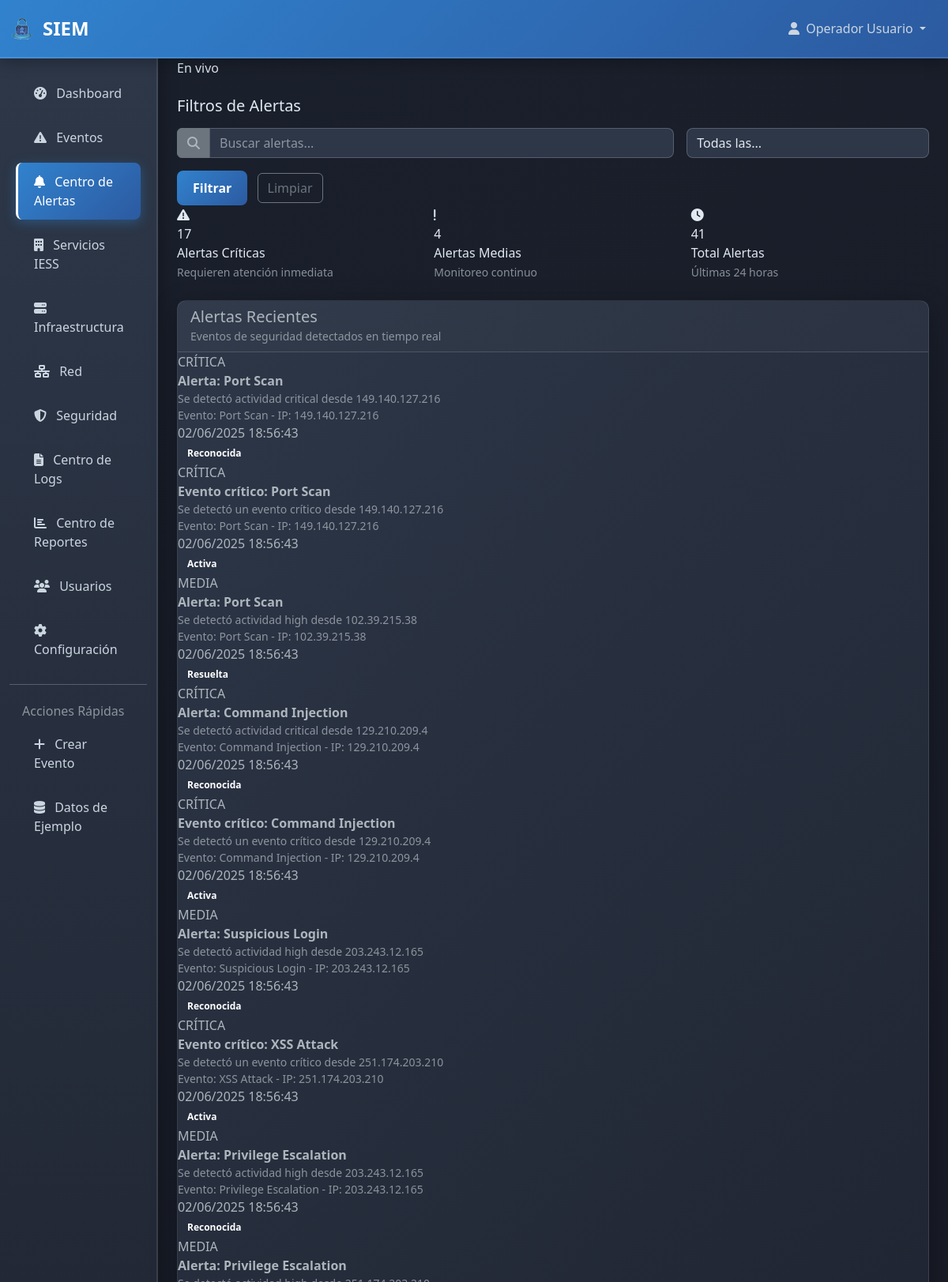
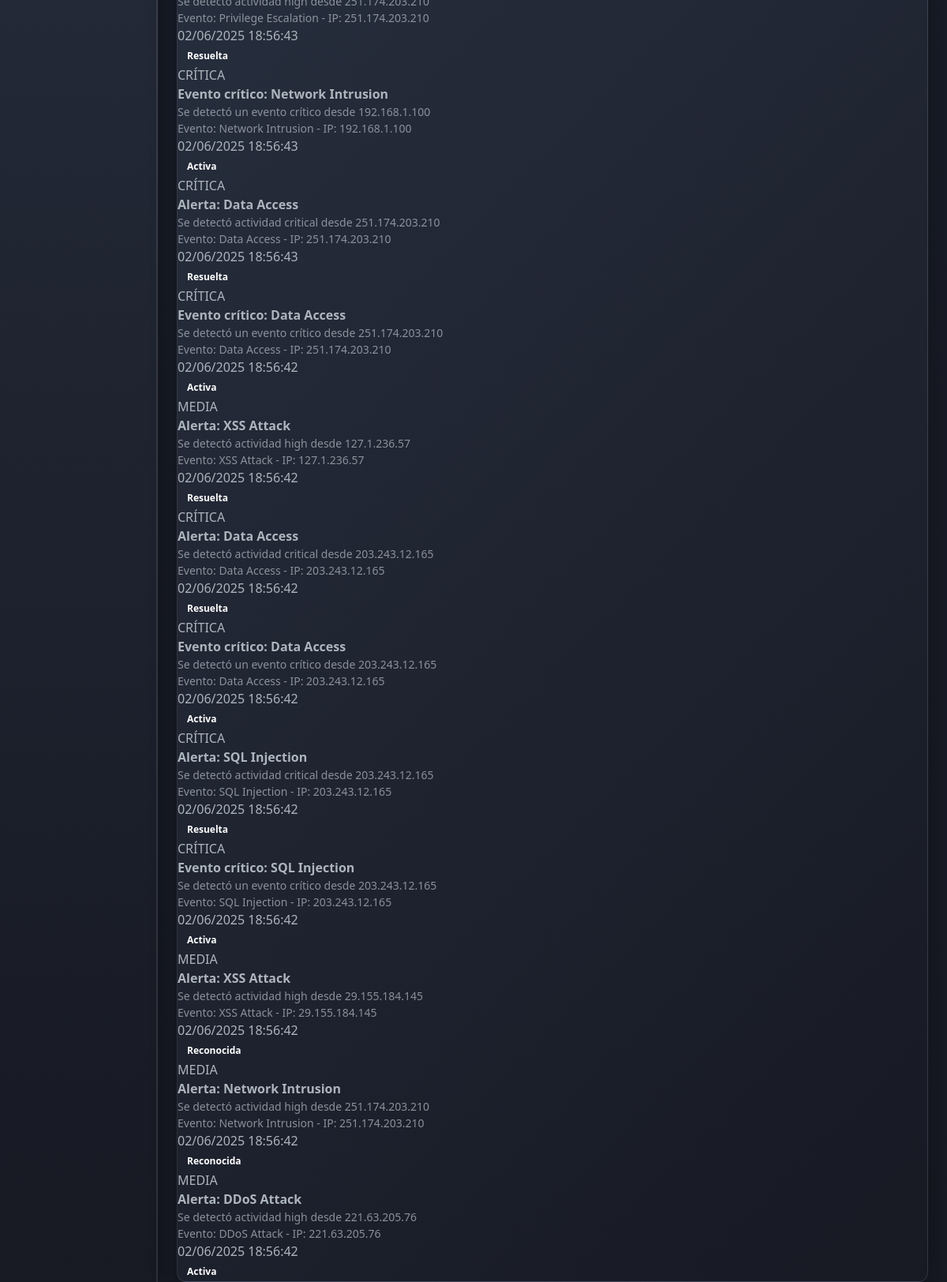
Page /alerts/ (signed in) on the committed database (2 pictures, top to bottom).
### siem_app/models.py (models this page shows, shortened)
class Alert(models.Model):
    ALERT_TYPE_CHOICES = [
        ('critical', 'Crítica'),
        ('medium', 'Media'),
        ('low', 'Baja'),
        ('info', 'Información'),
    ]
    STATE_CHOICES = [
        ('active', 'Activa'),
        ('acknowledged', 'Reconocida'),
        ('resolved', 'Resuelta'),
        ('false_positive', 'Falso Positivo'),
    ]
    title = models.CharField(max_length=200)
    description = models.TextField()
    alert_type = models.CharField(max_length=20, choices=ALERT_TYPE_CHOICES)
    state = models.CharField(max_length=20, choices=STATE_CHOICES, default='active')
    event = models.ForeignKey(SecurityEvent, on_delete=models.CASCADE, related_name='alerts')
    assigned_to = models.ForeignKey(User, on_delete=models.SET_NULL, null=True, blank=True)
    created_at = models.DateTimeField(auto_now_add=True)
    updated_at = models.DateTimeField(auto_now=True)
    acknowledged_at = models.DateTimeField(null=True, blank=True)
    resolved_at = models.DateTimeField(null=True, blank=True)
    class Meta:
        ordering = ['-created_at']

class SecurityEvent(models.Model):
    SEVERITY_CHOICES = [
        ('info', 'Información'),
        ('low', 'Baja'),
        ('medium', 'Media'),
        ('high', 'Alta'),
        ('critical', 'Crítica'),
    ]
    CATEGORY_CHOICES = [
        ('authentication_failure', 'Fallo de Autenticación'),
        ('data_exfiltration', 'Exfiltración de Datos'),
        ('intrusion_attempt', 'Intento de Intrusión'),
        ('malware_detection', 'Detección de Malware'),
        ('network_anomaly', 'Anomalía de Red'),
        ('suspicious_activity', 'Actividad Sospechosa'),
        ('privilege_escalation', 'Escalación de Privilegios'),
        ('ddos_attack', 'Ataque DDoS'),
        ('sql_injection', 'Inyección SQL'),
        ('xss_attack', 'Ataque XSS'),
    ]
    STATE_CHOICES = [
        ('new', 'Nuevo'),
        ('investigating', 'Investigando'),
        ('resolved', 'Resuelto'),
        ('false_positive', 'Falso Positivo'),
        ('closed', 'Cerrado'),
    ]
    timestamp = models.DateTimeField(default=timezone.now, db_index=True)
    event_type = models.CharField(max_length=100)
    source_ip = models.GenericIPAddressField()
    destination_ip = models.GenericIPAddressField(null=True, blank=True)
    source_port = models.IntegerField(null=True, blank=True)
    destination_port = models.IntegerField(null=True, blank=True)
    protocol = models.CharField(max_length=20, default='TCP')
    category = models.CharField(max_length=50, choices=CATEGORY_CHOICES)
    severity = models.CharField(max_length=20, choices=SEVERITY_CHOICES, db_index=True)
    state = models.CharField(max_length=20, choices=STATE_CHOICES, default='new', db_index=True)
    assigned_to = models.ForeignKey(User, on_delete=models.SET_NULL, null=True, blank=True)
    description = models.TextField()
    raw_data = models.JSONField(default=dict, blank=True)
    created_at = models.DateTimeField(auto_now_add=True)
    updated_at = models.DateTimeField(auto_now=True)
    class Meta:
        ordering = ['-timestamp']
        indexes = [
            models.Index(fields=['timestamp', 'severity']),
            models.Index(fields=['source_ip', 'timestamp']),
            models.Index(fields=['category', 'state']),
        ]

### siem_app/views.py (the view)
# urls.py: path('alerts/', views.alerts_center_view, name='alerts_center'),
@login_required
def alerts_center_view(request):
    search_query = request.GET.get('search', '')
    alert_type_filter = request.GET.get('type', '')
    alerts = Alert.objects.select_related('event', 'assigned_to').all()
    if search_query:
        alerts = alerts.filter(
            Q(title__icontains=search_query) |
            Q(description__icontains=search_query)
        )
    if alert_type_filter:
        alerts = alerts.filter(alert_type=alert_type_filter)
    critical_alerts_count = Alert.objects.filter(alert_type='critical', state='active').count()
    medium_alerts_count = Alert.objects.filter(alert_type='medium', state='active').count()
    total_alerts_count = Alert.objects.filter(created_at__gte=timezone.now() - timedelta(hours=24)).count()
    recent_alerts = alerts.order_by('-created_at')[:20]
    context = {
        'alerts': recent_alerts,
        'critical_alerts_count': critical_alerts_count,
        'medium_alerts_count': medium_alerts_count,
        'total_alerts_count': total_alerts_count,
        'search_query': search_query,
        'alert_type_filter': alert_type_filter,
        'alert_types': Alert.ALERT_TYPE_CHOICES,
    }
    return render(request, 'siem_app/alerts_center.html', context)

### templates/siem_app/alerts_center.html (shortened to what this page needs)
{% extends 'base.html' %}
{% block content %}
<div class="d-flex justify-content-between align-items-center mb-4">
    <div class="real-time-indicator">
        En vivo
    </div>
</div>
<div class="filter-section">
    <h5 class="mb-3">Filtros de Alertas</h5>
    <form method="get" class="row g-3">
        <div class="col-md-8">
            <div class="input-group">
                <span class="input-group-text bg-secondary border-secondary">
                    <i class="fas fa-search"></i>
                </span>
                <input type="text" name="search" class="form-control" placeholder="Buscar alertas..." value="{{ search_query }}">
            </div>
        </div>
        <div class="col-md-4">
            <select name="type" class="form-select">
                <option value="">Todas las...</option>
            </select>
        </div>
        <div class="col-12">
            <button type="submit" class="btn btn-primary me-2">Filtrar</button>
            <a href="{% url 'alerts_center' %}" class="btn btn-outline-secondary">Limpiar</a>
        </div>
    </form>
</div>
<div class="row mb-4">
    <div class="col-md-4">
        <div class="metric-card danger">
            <div class="metric-icon">
                <i class="fas fa-exclamation-triangle"></i>
            </div>
            <div class="metric-value">{{ critical_alerts_count }}</div>
            <div class="metric-label">Alertas Críticas</div>
            <small class="text-muted">Requieren atención inmediata</small>
        </div>
    </div>
    <div class="col-md-4">
        <div class="metric-card warning">
            <div class="metric-icon">
                <i class="fas fa-exclamation"></i>
            </div>
            <div class="metric-value">{{ medium_alerts_count }}</div>
            <div class="metric-label">Alertas Medias</div>
            <small class="text-muted">Monitoreo continuo</small>
        </div>
    </div>
    <div class="col-md-4">
        <div class="metric-card">
            <div class="metric-icon">
                <i class="fas fa-clock"></i>
            </div>
            <div class="metric-value">{{ total_alerts_count }}</div>
            <div class="metric-label">Total Alertas</div>
            <small class="text-muted">Últimas 24 horas</small>
        </div>
    </div>
</div>
<div class="card">
    <div class="card-header">
        <h5 class="mb-0">Alertas Recientes</h5>
        <small class="text-muted">Eventos de seguridad detectados en tiempo real</small>
    </div>
    <div class="card-body p-0">
        {% if alerts %}
            {% for alert in alerts %}
            <div class="log-entry">
                <div class="log-level {{ alert.alert_type|upper }}">
                    {{ alert.get_alert_type_display|upper }}
                </div>
                <div class="log-message">
                    <strong>{{ alert.title }}</strong>
                    <div class="text-muted small">{{ alert.description }}</div>
                    <div class="text-muted small">
                        Evento: {{ alert.event.event_type }} - IP: {{ alert.event.source_ip }}
                    </div>
                </div>
                <div class="log-timestamp">
                    {{ alert.created_at|date:"d/m/Y H:i:s" }}
                </div>
                <div>
                    <span class="badge bg-{{ alert.get_alert_type_display|lower }}">{{ alert.get_state_display }}</span>
                </div>
            </div>
            {% endfor %}
        {% else %}
            <div class="text-center text-muted py-5">
                <i class="fas fa-shield-alt fa-3x mb-3"></i>
                <h5>No hay alertas activas</h5>
                <p>El sistema está funcionando normalmente</p>
            </div>
        {% endif %}
    </div>
</div>
{% endblock %}

### templates/base.html (shortened to what this page needs)
{% load static %}
<!DOCTYPE html>
<html lang="es" data-bs-theme="dark">
<head>
    <title>{% block title %}SIEM {% endblock %} {% load static %}</title>
    <link href="https://cdn.jsdelivr.net/npm/bootstrap@5.3.0/dist/css/bootstrap.min.css" rel="stylesheet">
    <link href="https://cdnjs.cloudflare.com/ajax/libs/font-awesome/6.4.0/css/all.min.css" rel="stylesheet">
</head>
<body>
    <nav class="navbar navbar-expand-lg navbar-dark">
        <div class="container-fluid">
            <a class="navbar-brand d-flex align-items-center" href="{% url 'dashboard' %}">
                <img src="{% static 'imagenes/SIEM.png' %}" alt="SIEM IESS Logo" style="height: 32px; width: 32px; border-radius: 50%; margin-right: 10px;">
                SIEM
            </a>
            <div class="collapse navbar-collapse" id="navbarNav">
                <ul class="navbar-nav ms-auto">
                    {% if user.is_authenticated %}
                        <li class="nav-item dropdown">
                            <a class="nav-link dropdown-toggle" href="#" role="button" data-bs-toggle="dropdown">
                                <i class="fas fa-user me-1"></i>
                                {{ user.get_full_name|default:user.username }}
                            </a>
                        </li>
                    {% endif %}
                </ul>
            </div>
        </div>
    </nav>
    <div class="container-fluid">
        <div class="row">
            {% if user.is_authenticated %}
            <nav class="col-md-3 col-lg-2 d-md-block sidebar collapse">
                <div class="position-sticky pt-3">
                    <ul class="nav flex-column">
                        <li class="nav-item">
                            <a class="nav-link {% if request.resolver_match.url_name == 'dashboard' %}active{% endif %}"
                               href="{% url 'dashboard' %}">
                                <i class="fas fa-tachometer-alt me-2"></i>
                                Dashboard
                            </a>
                        </li>
                        <li class="nav-item">
                            <a class="nav-link {% if request.resolver_match.url_name == 'events' %}active{% endif %}"
                               href="{% url 'events' %}">
                                <i class="fas fa-exclamation-triangle me-2"></i>
                                Eventos
                            </a>
                        </li>
                        <li class="nav-item">
                            <a class="nav-link {% if request.resolver_match.url_name == 'alerts_center' %}active{% endif %}"
                               href="{% url 'alerts_center' %}">
                                <i class="fas fa-bell me-2"></i>
                                Centro de Alertas
                            </a>
                        </li>
                        <li class="nav-item">
                            <a class="nav-link {% if request.resolver_match.url_name == 'iess_services' %}active{% endif %}"
                               href="{% url 'iess_services' %}">
                                <i class="fas fa-building me-2"></i>
                                Servicios IESS
                            </a>
                        </li>
                        <li class="nav-item">
                            <a class="nav-link {% if request.resolver_match.url_name == 'infrastructure' %}active{% endif %}"
                               href="{% url 'infrastructure' %}">
                                <i class="fas fa-server me-2"></i>
                                Infraestructura
                            </a>
                        </li>
                        <li class="nav-item">
                            <a class="nav-link {% if request.resolver_match.url_name == 'network' %}active{% endif %}"
                               href="{% url 'network' %}">
                                <i class="fas fa-network-wired me-2"></i>
                                Red
                            </a>
                        </li>
                        <li class="nav-item">
                            <a class="nav-link {% if request.resolver_match.url_name == 'security' %}active{% endif %}"
                               href="{% url 'security' %}">
                                <i class="fas fa-shield-alt me-2"></i>
                                Seguridad
                            </a>
                        </li>
                        <li class="nav-item">
                            <a class="nav-link {% if request.resolver_match.url_name == 'logs_center' %}active{% endif %}"
                               href="{% url 'logs_center' %}">
                                <i class="fas fa-file-alt me-2"></i>
                                Centro de Logs
                            </a>
                        </li>
                        <li class="nav-item">
                            <a class="nav-link {% if request.resolver_match.url_name == 'reports_center' %}active{% endif %}"
                               href="{% url 'reports_center' %}">
                                <i class="fas fa-chart-bar me-2"></i>
                                Centro de Reportes
                            </a>
                        </li>
                        <li class="nav-item">
                            <a class="nav-link {% if request.resolver_match.url_name == 'users' %}active{% endif %}"
                               href="{% url 'users' %}">
                                <i class="fas fa-users me-2"></i>
                                Usuarios
                            </a>
                        </li>
                        <li class="nav-item">
                            <a class="nav-link {% if request.resolver_match.url_name == 'configuration' %}active{% endif %}"
                               href="{% url 'configuration' %}">
                                <i class="fas fa-cog me-2"></i>
                                Configuración
                            </a>
                        </li>
                    </ul>
                    <hr class="my-3">
                    <h6 class="sidebar-heading d-flex justify-content-between align-items-center px-3 mt-4 mb-1 text-muted">
                        <span>Acciones Rápidas</span>
                    </h6>
                    <ul class="nav flex-column mb-2">
                        <li class="nav-item">
                            <a class="nav-link" href="{% url 'manual_data_entry' %}">
                                <i class="fas fa-plus me-2"></i>
                                Crear Evento
                            </a>
                        </li>
                        <li class="nav-item">
                            <a class="nav-link" href="{% url 'create_sample_data' %}">
                                <i class="fas fa-database me-2"></i>
                                Datos de Ejemplo
                            </a>
                        </li>
                    </ul>
                </div>
            </nav>
            {% endif %}
            <main class="col-md-9 ms-sm-auto col-lg-10 px-md-4 main-content">
                <div class="fade-in">
                    {% block content %}{% endblock %}
                </div>
            </main>
        </div>
    </div>
</body>
</html>

### rows in the picture
Alert: alert_type "CRÍTICA", title "Alerta: Port Scan", description "Se detectó actividad critical desde 149.140.127.216", event.event_type "Port Scan", event.source_ip "149.140.127.216", created_at "02/06/2025 18:56:43", state "Reconocida"
Alert: alert_type "CRÍTICA", title "Evento crítico: Port Scan", description "Se detectó un evento crítico desde 149.140.127.216", event.event_type "Port Scan", event.source_ip "149.140.127.216", created_at "02/06/2025 18:56:43", state "Activa"
Alert: alert_type "MEDIA", title "Alerta: Port Scan", description "Se detectó actividad high desde 102.39.215.38", event.event_type "Port Scan", event.source_ip "102.39.215.38", created_at "02/06/2025 18:56:43", state "Resuelta"
Alert: alert_type "CRÍTICA", title "Alerta: Command Injection", description "Se detectó actividad critical desde 129.210.209.4", event.event_type "Command Injection", event.source_ip "129.210.209.4", created_at "02/06/2025 18:56:43", state "Reconocida"
Alert: alert_type "CRÍTICA", title "Evento crítico: Command Injection", description "Se detectó un evento crítico desde 129.210.209.4", event.event_type "Command Injection", event.source_ip "129.210.209.4", created_at "02/06/2025 18:56:43", state "Activa"
Alert: alert_type "MEDIA", title "Alerta: Suspicious Login", description "Se detectó actividad high desde 203.243.12.165", event.event_type "Suspicious Login", event.source_ip "203.243.12.165", created_at "02/06/2025 18:56:43", state "Reconocida"
Alert: alert_type "CRÍTICA", title "Evento crítico: XSS Attack", description "Se detectó un evento crítico desde 251.174.203.210", event.event_type "XSS Attack", event.source_ip "251.174.203.210", created_at "02/06/2025 18:56:43", state "Activa"
Alert: alert_type "MEDIA", title "Alerta: Privilege Escalation", description "Se detectó actividad high desde 203.243.12.165", event.event_type "Privilege Escalation", event.source_ip "203.243.12.165", created_at "02/06/2025 18:56:43", state "Reconocida"
Alert: alert_type "MEDIA", title "Alerta: Privilege Escalation", description "Se detectó actividad high desde 251.174.203.210", event.event_type "Privilege Escalation", event.source_ip "251.174.203.210", created_at "02/06/2025 18:56:43", state "Resuelta"
Alert: alert_type "CRÍTICA", title "Evento crítico: Network Intrusion", description "Se detectó un evento crítico desde 192.168.1.100", event.event_type "Network Intrusion", event.source_ip "192.168.1.100", created_at "02/06/2025 18:56:43", state "Activa"
Alert: alert_type "CRÍTICA", title "Alerta: Data Access", description "Se detectó actividad critical desde 251.174.203.210", event.event_type "Data Access", event.source_ip "251.174.203.210", created_at "02/06/2025 18:56:43", state "Resuelta"
Alert: alert_type "CRÍTICA", title "Evento crítico: Data Access", description "Se detectó un evento crítico desde 251.174.203.210", event.event_type "Data Access", event.source_ip "251.174.203.210", created_at "02/06/2025 18:56:42", state "Activa"
Alert: alert_type "MEDIA", title "Alerta: XSS Attack", description "Se detectó actividad high desde 127.1.236.57", event.event_type "XSS Attack", event.source_ip "127.1.236.57", created_at "02/06/2025 18:56:42", state "Resuelta"
Alert: alert_type "CRÍTICA", title "Alerta: Data Access", description "Se detectó actividad critical desde 203.243.12.165", event.event_type "Data Access", event.source_ip "203.243.12.165", created_at "02/06/2025 18:56:42", state "Resuelta"
Alert: alert_type "CRÍTICA", title "Evento crítico: Data Access", description "Se detectó un evento crítico desde 203.243.12.165", event.event_type "Data Access", event.source_ip "203.243.12.165", created_at "02/06/2025 18:56:42", state "Activa"
Alert: alert_type "CRÍTICA", title "Alerta: SQL Injection", description "Se detectó actividad critical desde 203.243.12.165", event.event_type "SQL Injection", event.source_ip "203.243.12.165", created_at "02/06/2025 18:56:42", state "Resuelta"
Alert: alert_type "CRÍTICA", title "Evento crítico: SQL Injection", description "Se detectó un evento crítico desde 203.243.12.165", event.event_type "SQL Injection", event.source_ip "203.243.12.165", created_at "02/06/2025 18:56:42", state "Activa"
Alert: alert_type "MEDIA", title "Alerta: XSS Attack", description "Se detectó actividad high desde 29.155.184.145", event.event_type "XSS Attack", event.source_ip "29.155.184.145", created_at "02/06/2025 18:56:42", state "Reconocida"
Alert: alert_type "MEDIA", title "Alerta: Network Intrusion", description "Se detectó actividad high desde 251.174.203.210", event.event_type "Network Intrusion", event.source_ip "251.174.203.210", created_at "02/06/2025 18:56:42", state "Reconocida"
Alert: alert_type "MEDIA", title "Alerta: DDoS Attack", description "Se detectó actividad high desde 221.63.205.76", event.event_type "DDoS Attack", event.source_ip "221.63.205.76", created_at "02/06/2025 18:56:42", state "Activa"

### other values in the picture
{{ user.get_full_name|default:user.username }} "Operador Usuario"
{{ critical_alerts_count }} "17"
{{ medium_alerts_count }} "4"
{{ total_alerts_count }} "41"
